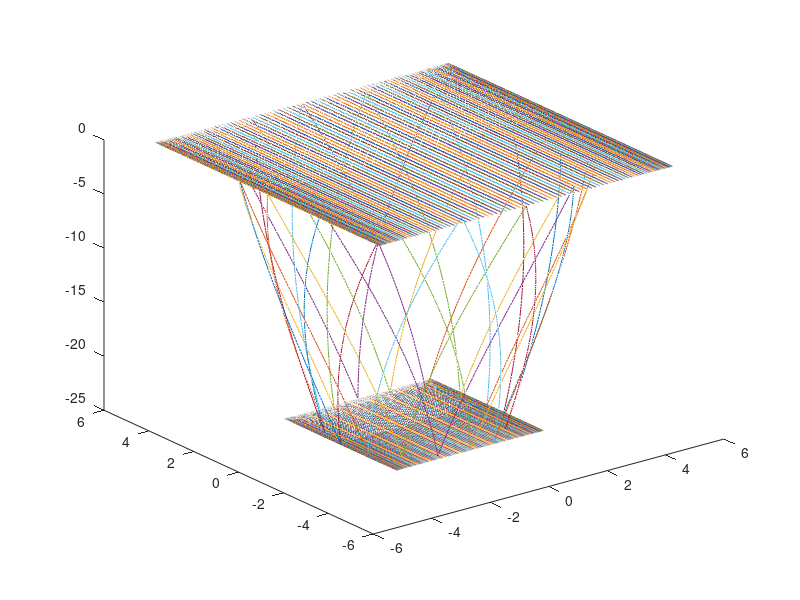

The MATLAB source for this figure:
scale = 5;

t = linspace(0,2*pi,200);
x = scale*cos(t);
y = scale*sin(t);
plot3(x,y,zeros(length(t)));
hold on
plot3(0.5*x, 0.5*y, scale*-5*ones(length(t)));

t = linspace(0,pi/4,100);
for i = 0:15
    x = scale*cos(t + i*pi/8).*(-t*2/pi + 1);
    y = scale*sin(t + i*pi/8).*(-t*2/pi + 1);
    z = scale*-t*20/pi;
    plot3(x, y, z);
end

t = linspace(0,pi/4,100);
for i = 0:15
    x = scale*sin(t + i*pi/8).*(-t*2/pi + 1);
    y = scale*cos(t + i*pi/8).*(-t*2/pi + 1);
    z = scale*-t*20/pi;
    plot3(x, y, z);
end

